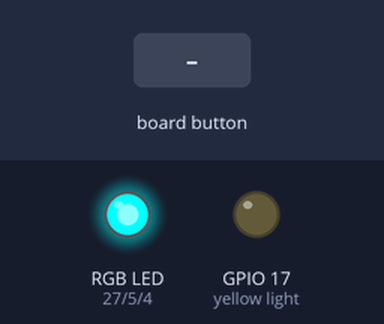
The program below on a simulated Raspberry Pi (BCM pin numbers) with an Explorer HAT. Shown: an RGB LED mixed from three pins (HIGH = lit), output pins drawn as LEDs (lit = HIGH). The test bench sets the inputs (shaded band). No MQTT or app messages arrive unless stated; sound played through the audio output is not drawn and takes no time; what the program prints to the terminal is not drawn.

Above: at 1.3 s.
1.4 s: button 2 pressed
At 2.3 s:
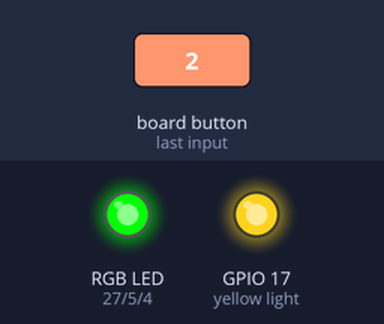
2.9 s: button 3 pressed
At 3.5 s:
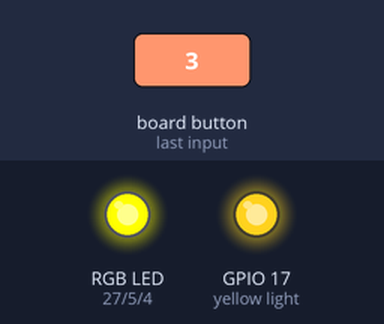
4.4 s: button 5 pressed
At 5.8 s:
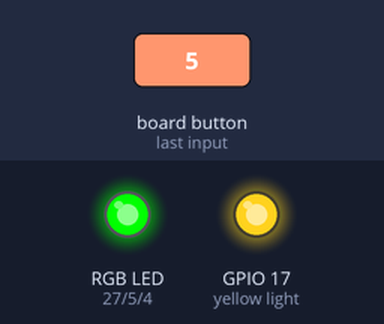
Timing chart, 0 to 7.4 s (numbered marks = the images above; inputs shaded):
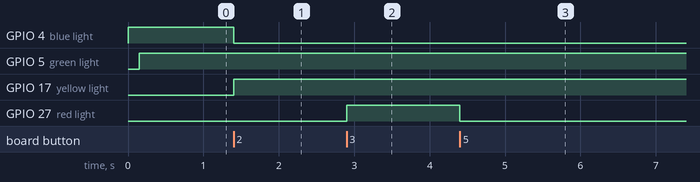

Measured:
- after the input at 1.4 s, GPIO 4 (blue light): HIGH → LOW at once; GPIO 17 (yellow light): LOW → HIGH at once
- after the input at 2.9 s, GPIO 27 (red light): LOW → HIGH at once
- after the input at 4.4 s, GPIO 27 (red light): HIGH → LOW at once

The program:

drumkit-rgb.py
```python
#!/usr/bin/env python
print("""
This example turns your Explorer HAT into a drum kit!

Hit any touch pad to hear a drum sound.

Press CTRL+C to exit.
""")

import sys
import time
import signal
import pygame
import explorerhat
import json
import base64
import paho.mqtt.client as mqtt     # https://pypi.python.org/pypi/paho-mqtt and http://www.eclipse.org/paho/clients/python/docs/


mqttBroker = "localhost"

wristbandColours = [16, 48, 160, 144, 0]

light = [
    {'id':[1,2,3,4,5,6,7,8,9],'Red':255,'Green':0,'Blue':0},     #red
    {'id':[1,2,3,4,5,6,7,8,9],'Red':0,'Green':255,'Blue':255},   #teal
    {'id':[1,2,3,4,5,6,7,8,9],'Red':255,'Green':255,'Blue':0},     #blue
    {'id':[1,2,3,4,5,6,7,8,9],'Red':255,'Green':0,'Blue':255},   #purple
    {'id':[1,2,3,4,5,6,7,8,9],'Red':0,'Green':0,'Blue':0},       #black all lights off
]

dmxMsg = {'id':[1],'data':'data'}

LEDS = [4, 17, 27, 5]
drumMode = 0;
explorerhat.light.blue.on()


samples = [
    'sounds/ben/kick.wav',
    'sounds/ben/snare.wav',
    'sounds/ben/hat.wav',
    'sounds/ben/synth.wav',
    'sounds/ben/synth_start.wav',
    'sounds/ben/synth_hit_1.wav',
    'sounds/ben/synth_hit_2.wav',
    'sounds/ben/impact.wav',
]


#pygame.mixer.pre_init(44100, -16, 1, 512)
pygame.mixer.pre_init(32000, -16, 1, 512)
pygame.mixer.init()
pygame.mixer.set_num_channels(16)

sounds = []
for x in range(8):
    sounds.append(pygame.mixer.Sound(samples[x]))


def wristbandToJson(colour, channel):
    if channel < 1 or channel > 9:
        return
    if colour < 0 or colour > 4:
        return

    channel = channel - 1
    hexs = "00 00 00 00 00 00 00 00 00"
    data = bytearray.fromhex(hexs)
    data[channel] = wristbandColours[colour]
    channelData = base64.b64encode(data)
    jsonData ={'id':[1],'data':'' + channelData + ''}
    return json.dumps(jsonData)

def handle(ch, evt):
    global drumMode

    if evt == 'press':
        if ch == 1 or ch == 2:  # mode swap between drums and ballmer

            explorerhat.light.blue.off()
            explorerhat.light.yellow.off()
            explorerhat.light.red.off()

            drumMode = ch - 1                   #set drum mode: 0 = drums, 1 = ballmer
            #sounds[8].play(loops=0)             #play status change sound
            explorerhat.light[drumMode].on()    #set status led

            return

        if ch == 3:             #set all wristbands and rgb lights to black/off

            explorerhat.light.red.on()  #set all black/off status light
            #sounds[8].play(loops=0)     #play status change sound

            #client.publish('dmx/data', wristbandToJson(4, 1))   # publish control data for wristband
            client.publish('dmx/data', json.dumps(light[4]))    # publish control data for rgb lights

            return

        if ch == 4:
            return

        explorerhat.light.red.off()     #resets all black/off status light

        #client.publish('dmx/data', wristbandToJson(ch - 5, 1))  # publish control data for wristband
        client.publish('dmx/data', json.dumps(light[ch - 5]))   # publish control data for rgb lights

        instrument = ((ch - 5) + (drumMode * 4))    #Capacitive pads channels 5 to 8 - map to zero for sounds collection
        sounds[instrument].play(loops=0)


def on_connect(client, userdata, flags, rc):
    explorerhat.light.green.on()        #Set MQTT Connected status led
    print("MQTT Connected with result code "+str(rc))


def on_disconnect(client, userdata, rc):
    explorerhat.light.green.off()       #set MQTT Disconnected status led
    print("MQTT Disconnected with result code "+str(rc))


if len(sys.argv) > 1:
    mqttBroker = sys.argv[1]

print("MQTT Broker " + mqttBroker)

client = mqtt.Client()
client.on_connect = on_connect
client.on_disconnect = on_disconnect
client.connect_async(mqttBroker, 1883, 60)
client.loop_start()

explorerhat.touch.pressed(handle)
explorerhat.touch.released(handle)

signal.pause()
```
